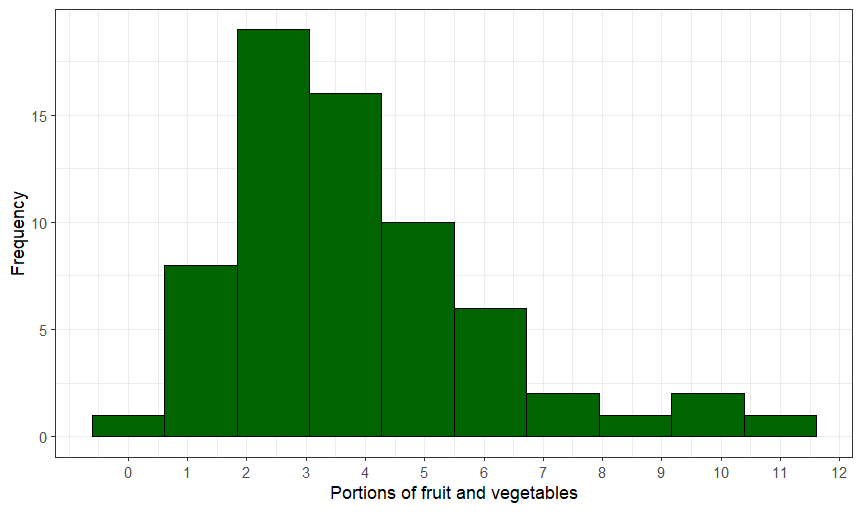

Recreate this plot in R.
getwd() 

g <- read.csv(file = "C:/Users/tamci/OneDrive/Desktop/cancer-data-for-MOOC-1-_1_.csv", header = TRUE, sep = ',')

#Creating a new variable called fruitveg to combine consumption of fruit and veg
g$fruitveg <- g$fruit + g$veg
summary(g$fruitveg)

# Dichotomising patients into those who do or do not eat at least 5 portions of fruit and veg a day (1 or 0 in a binary variable). Using the ifelse() function.
g$five_a_day <- ifelse(g$fruitveg >= 5, 1, 0)
library(ggplot2)
ggplot() + geom_histogram(data = g, aes(x = fruitveg))

## `stat_bin()` using `bins = 30`. Pick better value with `binwidth`.
ggplot() + geom_histogram(data = g, aes(x = fruitveg), bins = 10)
ggplot() + geom_histogram(data = g, aes(x = fruitveg), bins = 10, fill = "darkgreen")
ggplot() + geom_histogram(data = g, aes(x = fruitveg), bins = 10, fill = "darkgreen", col = "black")
ggplot() + geom_histogram(data = g, aes(x = fruitveg), bins = 10, fill = "darkgreen", col = "black") + labs(x = "Portions of fruit and vegetables", y = "Frequency")
ggplot() + geom_histogram(data = g, aes(x = fruitveg), bins = 10, fill = "darkgreen", col = "black") + labs(x = "Portions of fruit and vegetables", y = "Frequency") + scale_x_continuous(breaks = seq(from = 0, to = 12, by = 1))
ggplot() + geom_histogram(data = g, aes(x = fruitveg), bins = 10, fill = "darkgreen", col = "black") + labs(x = "Portions of fruit and vegetables", y = "Frequency") + scale_x_continuous(breaks = seq(from = 0, to = 12, by = 1)) + theme_bw()
